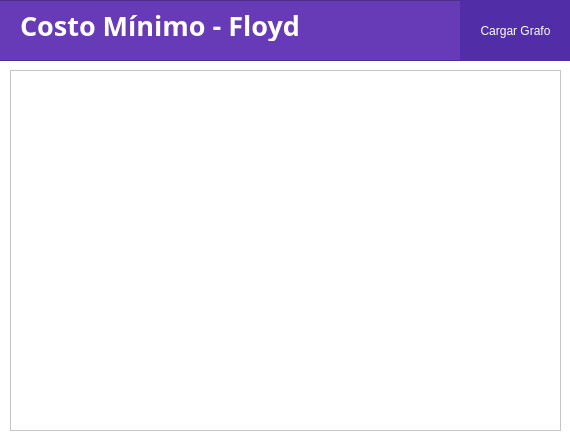
<?xml version="1.0" encoding="UTF-8"?>
<ui version="4.0">
 <class>FloydWindow</class>
 <widget class="QWidget" name="FloydWindow">
  <property name="geometry">
   <rect>
    <x>0</x>
    <y>0</y>
    <width>570</width>
    <height>444</height>
   </rect>
  </property>
  <property name="windowTitle">
   <string>Form</string>
  </property>
  <property name="styleSheet">
   <string notr="true">background-color: rgb(255, 255, 255);</string>
  </property>
  <widget class="QFrame" name="frame">
   <property name="geometry">
    <rect>
     <x>-10</x>
     <y>0</y>
     <width>581</width>
     <height>61</height>
    </rect>
   </property>
   <property name="styleSheet">
    <string notr="true">QFrame{
background-color: #673AB7;
}

QLabel{
color: white;
}

QPushButton{
background-color:#512DA8;
color: white;
border: none;
font: 11pt &quot;Lato&quot;;
}

QPushButton:hover{
background-color: #311B92;
}</string>
   </property>
   <property name="frameShape">
    <enum>QFrame::StyledPanel</enum>
   </property>
   <property name="frameShadow">
    <enum>QFrame::Raised</enum>
   </property>
   <widget class="QPushButton" name="pushButton">
    <property name="geometry">
     <rect>
      <x>470</x>
      <y>0</y>
      <width>111</width>
      <height>61</height>
     </rect>
    </property>
    <property name="text">
     <string>Cargar Grafo</string>
    </property>
   </widget>
   <widget class="QLabel" name="label_2">
    <property name="geometry">
     <rect>
      <x>30</x>
      <y>10</y>
      <width>381</width>
      <height>31</height>
     </rect>
    </property>
    <property name="font">
     <font>
      <family>Montserrat</family>
      <pointsize>20</pointsize>
      <weight>75</weight>
      <bold>true</bold>
     </font>
    </property>
    <property name="text">
     <string>Costo Mínimo - Floyd</string>
    </property>
   </widget>
  </widget>
  <widget class="QTableWidget" name="tableWidget">
   <property name="geometry">
    <rect>
     <x>10</x>
     <y>70</y>
     <width>551</width>
     <height>361</height>
    </rect>
   </property>
  </widget>
 </widget>
 <resources/>
 <connections/>
</ui>
